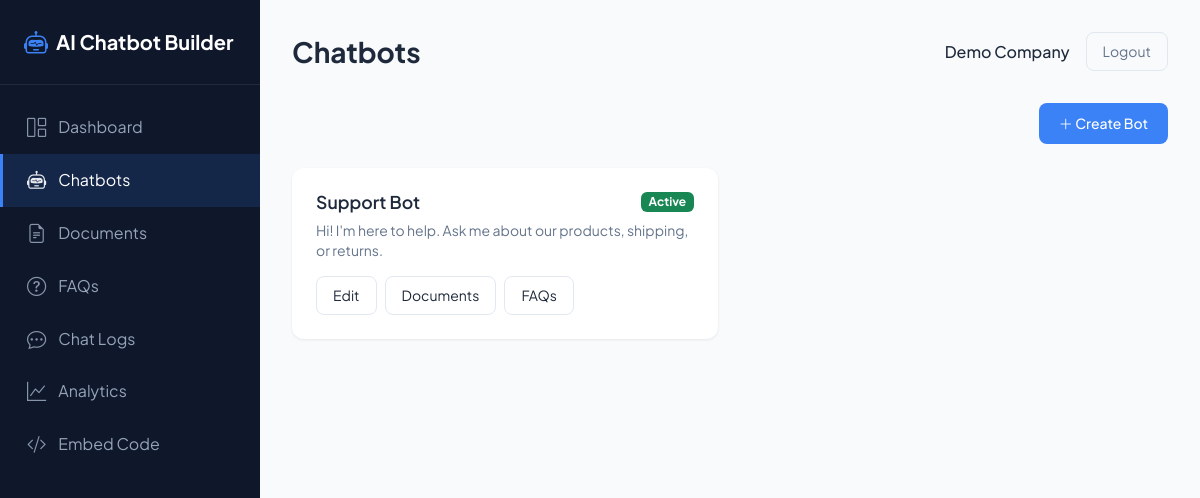
The page /admin/bots.php (signed in) on the database its author committed.
### tables this page shows
CREATE TABLE businesses (
    id INT AUTO_INCREMENT PRIMARY KEY,
    name VARCHAR(255) NOT NULL,
    email VARCHAR(255) NOT NULL UNIQUE,
    password_hash VARCHAR(255) NOT NULL,
    website_url VARCHAR(500),
    created_at TIMESTAMP DEFAULT CURRENT_TIMESTAMP,
    updated_at TIMESTAMP DEFAULT CURRENT_TIMESTAMP ON UPDATE CURRENT_TIMESTAMP,
    status ENUM('active', 'suspended', 'pending') DEFAULT 'active'
);

CREATE TABLE chatbot_bots (
    id INT AUTO_INCREMENT PRIMARY KEY,
    business_id INT NOT NULL,
    name VARCHAR(255) NOT NULL,
    welcome_message TEXT,
    theme_color VARCHAR(7) DEFAULT '#2563eb',
    position ENUM('bottom-right', 'bottom-left', 'top-right', 'top-left') DEFAULT 'bottom-right',
    created_at TIMESTAMP DEFAULT CURRENT_TIMESTAMP,
    updated_at TIMESTAMP DEFAULT CURRENT_TIMESTAMP ON UPDATE CURRENT_TIMESTAMP,
    is_active TINYINT(1) DEFAULT 1,
    FOREIGN KEY (business_id) REFERENCES businesses(id) ON DELETE CASCADE
);

### includes/auth.php (called while the page is built, shortened)
<?php
require_once __DIR__ . '/../config/database.php';
function isLoggedIn(): bool {
    return isset($_SESSION['business_id']);
}
function getCurrentBusiness(): ?array {
    $db = Database::getInstance();
    return $db->fetchOne("SELECT id, name, email, website_url FROM businesses WHERE id = ? AND status = 'active'", [$_SESSION['business_id']]);
}

### config/database.php (called while the page is built, shortened)
<?php
class Database {
    private static $instance = null;
    private $pdo;
    private function __construct() {
        $dsn = "mysql:host=" . DB_HOST . ";dbname=" . DB_NAME . ";charset=" . DB_CHARSET;
        $options = [
            PDO::ATTR_ERRMODE => PDO::ERRMODE_EXCEPTION,
            PDO::ATTR_DEFAULT_FETCH_MODE => PDO::FETCH_ASSOC,
            PDO::ATTR_EMULATE_PREPARES => false,
        ];
        $this->pdo = new PDO($dsn, DB_USER, DB_PASS, $options);
    }
    public static function getInstance(): Database {
        if (self::$instance === null) {
            self::$instance = new self();
        }
        return self::$instance;
    }
    public function query(string $sql, array $params = []): PDOStatement {
        $stmt = $this->pdo->prepare($sql);
        $stmt->execute($params);
        return $stmt;
    }
    public function fetchAll(string $sql, array $params = []): array {
        return $this->query($sql, $params)->fetchAll();
    }
    public function fetchOne(string $sql, array $params = []): ?array {
        $result = $this->query($sql, $params)->fetch();
        return $result ?: null;
    }
}

### admin/bots.php (the view, shortened to what this page needs)
<?php
$pageTitle = 'Chatbots';
require_once __DIR__ . '/includes/header.php';
require_once __DIR__ . '/../config/database.php';
$db = Database::getInstance();
$businessId = $_SESSION['business_id'];
$bots = $db->fetchAll("SELECT * FROM chatbot_bots WHERE business_id = ? ORDER BY created_at DESC", [$businessId]);
?>
<div class="page-toolbar">
    <button class="btn-primary-modern" data-bs-toggle="modal" data-bs-target="#createBotModal"><i class="bi bi-plus-lg"></i> Create Bot</button>
</div>
<div class="bot-grid">
    <?php foreach ($bots as $bot): ?>
    <div class="bot-card">
        <div class="d-flex justify-content-between align-items-start mb-2">
            <h5 class="bot-name mb-0"><?= htmlspecialchars($bot['name']) ?></h5>
            <span class="badge <?= $bot['is_active'] ? 'bg-success' : 'bg-secondary' ?>"><?= $bot['is_active'] ? 'Active' : 'Inactive' ?></span>
        </div>
        <p class="bot-desc"><?= htmlspecialchars(substr($bot['welcome_message'] ?? '', 0, 100)) ?><?= strlen($bot['welcome_message'] ?? '') > 100 ? '...' : '' ?></p>
        <div class="bot-actions">
            <a href="bot-edit.php?id=<?= $bot['id'] ?>" class="btn-outline-modern">Edit</a>
            <a href="documents.php?bot_id=<?= $bot['id'] ?>" class="btn-outline-modern">Documents</a>
            <a href="faqs.php?bot_id=<?= $bot['id'] ?>" class="btn-outline-modern">FAQs</a>
        </div>
    </div>
    <?php endforeach; ?>
</div>
<?php require_once __DIR__ . '/includes/footer.php'; ?>

### admin/includes/header.php (shortened to what this page needs)
<?php
require_once __DIR__ . '/../../includes/auth.php';
$business = getCurrentBusiness();
$currentPage = basename($_SERVER['PHP_SELF'], '.php');
?>
<!DOCTYPE html>
<html lang="en">
<head>
    <link href="https://cdn.jsdelivr.net/npm/bootstrap@5.3.2/dist/css/bootstrap.min.css" rel="stylesheet">
    <link href="https://cdn.jsdelivr.net/npm/bootstrap-icons@1.11.1/font/bootstrap-icons.css" rel="stylesheet">
    <link href="<?= APP_URL ?>/assets/css/admin.css" rel="stylesheet">
</head>
<body>
    <div class="admin-layout">
        <aside class="admin-sidebar">
            <a href="<?= APP_URL ?>/admin/dashboard.php" class="brand">
                <i class="bi bi-robot"></i>
                AI Chatbot Builder
            </a>
            <nav>
                <a href="<?= APP_URL ?>/admin/dashboard.php" class="nav-link <?= $currentPage === 'dashboard' ? 'active' : '' ?>">
                    <i class="bi bi-grid-1x2"></i> Dashboard
                </a>
                <a href="<?= APP_URL ?>/admin/bots.php" class="nav-link <?= $currentPage === 'bots' ? 'active' : '' ?>">
                    <i class="bi bi-robot"></i> Chatbots
                </a>
                <a href="<?= APP_URL ?>/admin/documents.php" class="nav-link <?= $currentPage === 'documents' ? 'active' : '' ?>">
                    <i class="bi bi-file-earmark-text"></i> Documents
                </a>
                <a href="<?= APP_URL ?>/admin/faqs.php" class="nav-link <?= $currentPage === 'faqs' ? 'active' : '' ?>">
                    <i class="bi bi-question-circle"></i> FAQs
                </a>
                <a href="<?= APP_URL ?>/admin/chats.php" class="nav-link <?= in_array($currentPage, ['chats','chat-view']) ? 'active' : '' ?>">
                    <i class="bi bi-chat-dots"></i> Chat Logs
                </a>
                <a href="<?= APP_URL ?>/admin/analytics.php" class="nav-link <?= $currentPage === 'analytics' ? 'active' : '' ?>">
                    <i class="bi bi-graph-up"></i> Analytics
                </a>
                <a href="<?= APP_URL ?>/admin/embed.php" class="nav-link <?= $currentPage === 'embed' ? 'active' : '' ?>">
                    <i class="bi bi-code-slash"></i> Embed Code
                </a>
            </nav>
        </aside>
        <main class="admin-main">
            <div class="admin-header">
                <h1><?= htmlspecialchars($pageTitle ?? 'Dashboard') ?></h1>
                <div class="admin-user">
                    <span class="name"><?= htmlspecialchars($business['name']) ?></span>
                    <a href="<?= APP_URL ?>/logout.php" class="btn-logout">Logout</a>
                </div>
            </div>

### assets/css/admin.css (style rules this page uses)
:root { --sidebar-bg: #0f172a; --sidebar-hover: #1e293b; --sidebar-active: #3b82f6; --sidebar-text: #94a3b8; --sidebar-text-active: #fff; --main-bg: #f8fafc; --card-bg: #fff; --card-shadow: 0 1px 3px rgba(0,0,0,.08); --card-shadow-hover: 0 4px 12px rgba(0,0,0,.1); --primary: #3b82f6; --primary-hover: #2563eb; --text: #1e293b; --text-muted: #64748b; --border: #e2e8f0; --success: #10b981; --danger: #ef4444; --radius: 12px; --radius-sm: 8px; }
* { box-sizing: border-box; }
body { font-family: 'Plus Jakarta Sans', system-ui, sans-serif; background: var(--main-bg); color: var(--text); margin: 0; min-height: 100vh; }
.admin-layout { display: flex; min-height: 100vh; }
.admin-sidebar { width: 260px; background: var(--sidebar-bg); color: var(--sidebar-text); flex-shrink: 0; position: fixed; height: 100vh; overflow-y: auto; z-index: 100; }
.admin-sidebar .brand { padding: 1.5rem; font-weight: 700; font-size: 1.25rem; color: #fff; display: flex; align-items: center; gap: 0.5rem; text-decoration: none; border-bottom: 1px solid rgba(255,255,255,.08); }
.admin-sidebar .brand i { font-size: 1.5rem; color: var(--primary); }
.admin-sidebar nav { padding: 1rem 0; }
.admin-sidebar .nav-link { display: flex; align-items: center; gap: 0.75rem; padding: 0.75rem 1.5rem; color: var(--sidebar-text); text-decoration: none; border-left: 3px solid transparent; transition: all .2s; }
.admin-sidebar .nav-link.active { background: rgba(59,130,246,.15); color: var(--sidebar-text-active); border-left-color: var(--primary); }
.admin-sidebar .nav-link i { font-size: 1.2rem; opacity: .9; }
.admin-main { flex: 1; margin-left: 260px; padding: 2rem; min-height: 100vh; }
.admin-header { display: flex; justify-content: space-between; align-items: center; margin-bottom: 2rem; }
.admin-header h1 { font-size: 1.75rem; font-weight: 700; margin: 0; color: var(--text); }
.admin-user { display: flex; align-items: center; gap: 1rem; }
.admin-user .name { font-weight: 500; color: var(--text); }
.admin-user .btn-logout { padding: 0.5rem 1rem; background: transparent; border: 1px solid var(--border); border-radius: var(--radius-sm); color: var(--text-muted); text-decoration: none; font-size: 0.875rem; transition: all .2s; }
.btn-primary-modern { background: var(--primary); color: #fff; border: none; padding: 0.625rem 1.25rem; border-radius: var(--radius-sm); font-weight: 500; font-size: 0.875rem; cursor: pointer; transition: background .2s; }
.btn-outline-modern { background: transparent; border: 1px solid var(--border); color: var(--text); padding: 0.5rem 1rem; border-radius: var(--radius-sm); font-size: 0.875rem; text-decoration: none; display: inline-block; transition: all .2s; }
.bot-grid { display: grid; grid-template-columns: repeat(auto-fill, minmax(300px, 1fr)); gap: 1.5rem; }
.bot-card { background: var(--card-bg); border-radius: var(--radius); padding: 1.5rem; box-shadow: var(--card-shadow); transition: all .2s; }
.bot-card .bot-name { font-weight: 600; font-size: 1.1rem; margin-bottom: 0.5rem; }
.bot-card .bot-desc { font-size: 0.875rem; color: var(--text-muted); margin-bottom: 1rem; line-height: 1.4; }
.bot-card .bot-actions { display: flex; gap: 0.5rem; flex-wrap: wrap; }
.page-toolbar { display: flex; justify-content: space-between; align-items: center; flex-wrap: wrap; gap: 1rem; margin-bottom: 1.5rem; }

### rows shown on the page
businesses: name "Demo Company"
chatbot_bots: name "Support Bot", is_active "Active", welcome_message "Hi! I'm here to help. Ask me about our products, shipping, or returns."

### other values the page prints
$pageTitle "Chatbots"
